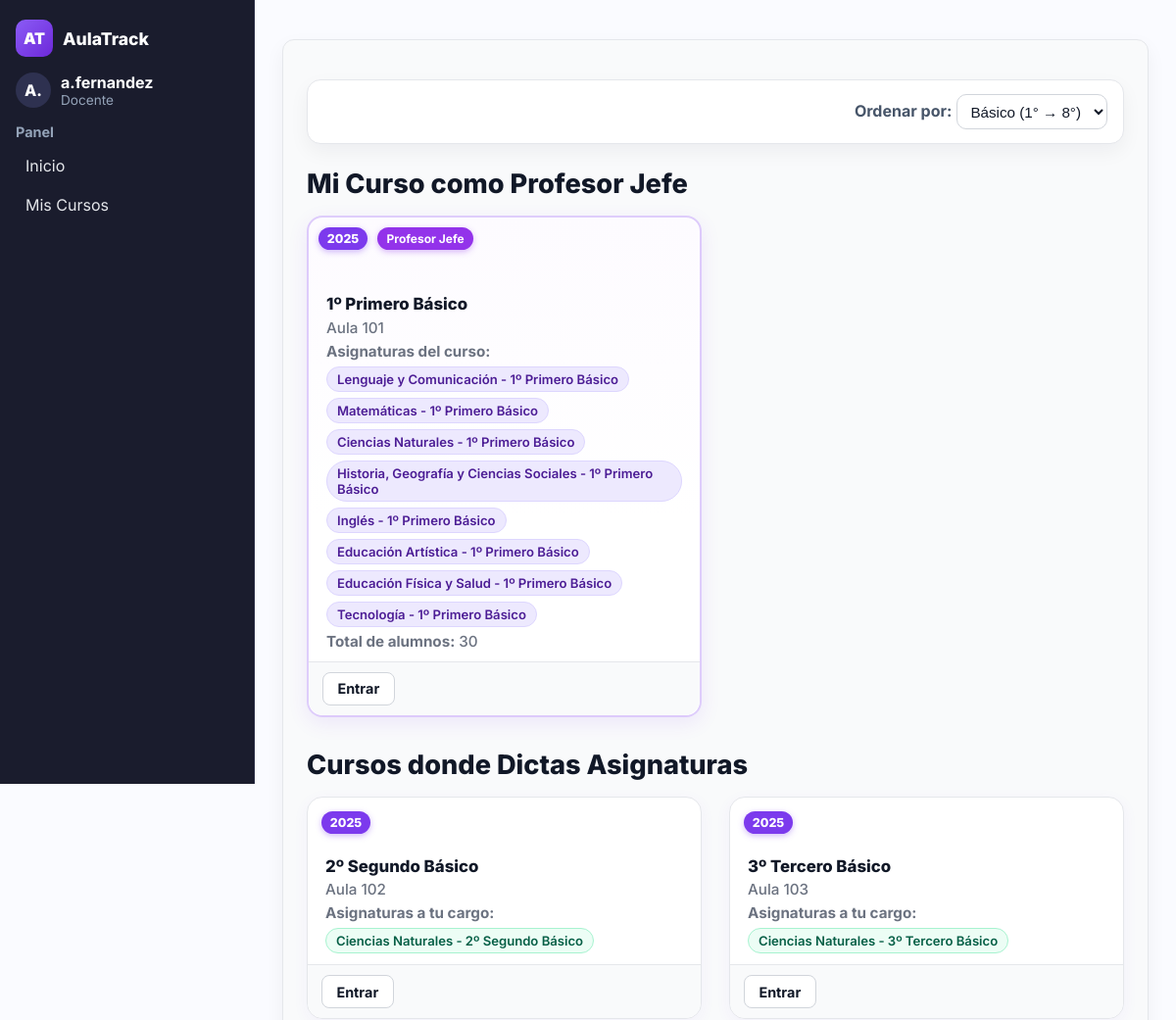
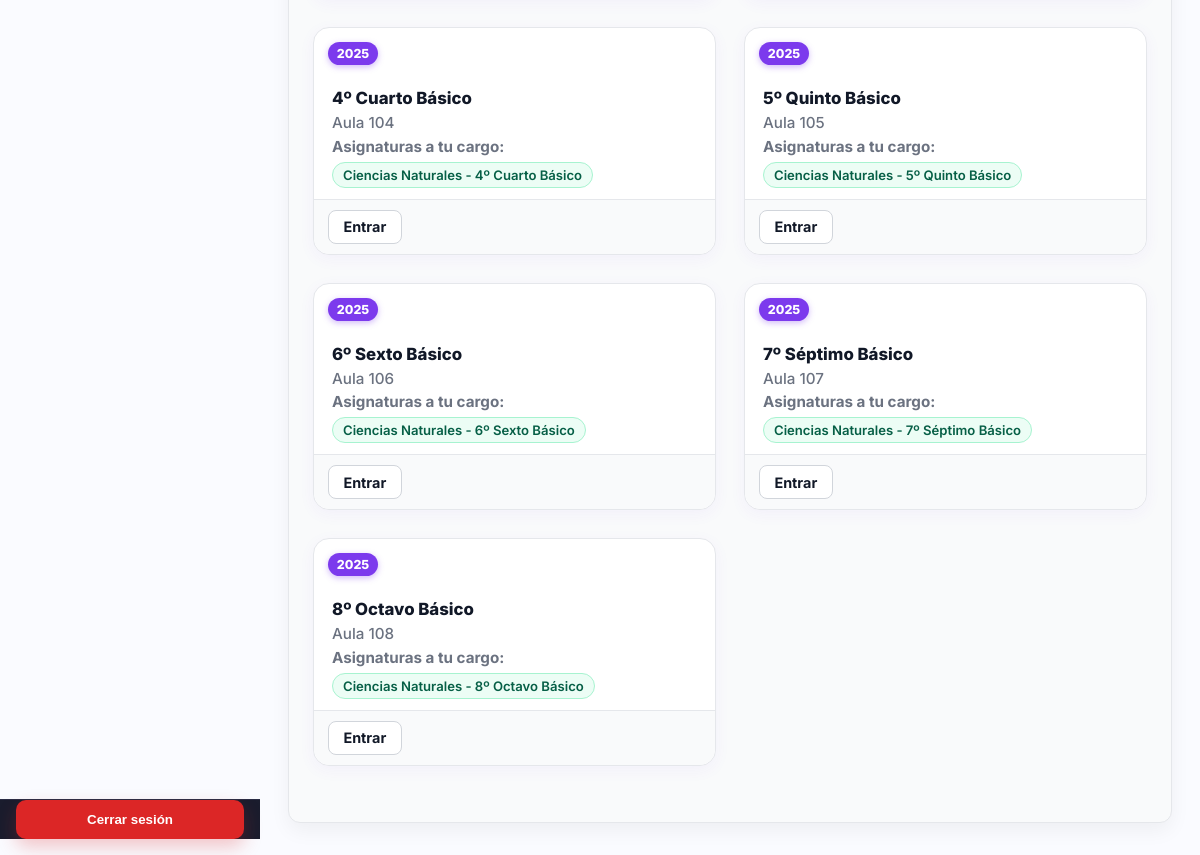
The app's page / (signed in) with its own data (2 pictures, top to bottom).
### usuarios/models.py (models this page shows, shortened)
class Usuario(AbstractUser):
    nombres = models.CharField(max_length=100)
    apellidos = models.CharField(max_length=100)
    rut = models.CharField(max_length=12, unique=True, validators=[rut_validator])
    ROLE_DOCENTE = 'docente'
    ROLE_UTP = 'utp'
    ROLE_INSPECTOR = 'inspector'
    ROLE_CHOICES = [
        (ROLE_DOCENTE, 'Docente'),
        (ROLE_UTP, 'UTP'),
        (ROLE_INSPECTOR, 'Inspector'),
    ]
    role = models.CharField(max_length=20, choices=ROLE_CHOICES)

class Curso(models.Model):
    año = models.CharField(max_length=15)
    nombre = models.CharField(max_length=30)
    sala = models.CharField(max_length=10)
    profesor_jefe = models.ForeignKey(
        Usuario,
        on_delete=models.CASCADE,
        null=True,
        blank=True,
        limit_choices_to={'role': 'docente'},
        related_name='cursos_como_profesor_jefe'
    )
    class Meta:
        constraints = [
            models.UniqueConstraint(
                Lower('año'), Lower('nombre'), Lower('sala'),
                name='uniq_curso_anio_nombre_sala_ci'
            )
        ]

class Asignatura(models.Model):
    nombre = models.CharField(max_length=30)
    descripcion = models.TextField(blank=True)
    profesor = models.ForeignKey(
        Usuario, on_delete=models.CASCADE, null=True, blank=True, limit_choices_to={'role': 'docente'}
    )
    curso = models.ForeignKey(
        'Curso', on_delete=models.CASCADE, related_name='asignaturas', null=True, blank=True
    )

### usuarios/views.py (the view, shortened to what this page needs)
# urls.py: path('', home, name='home'),
@login_required
def home(request):
    user = request.user
    ordenar = request.GET.get("ordenar") or "basico_asc"
    cursos_docente = []
    cursos_todos = []
    curso_profesor_jefe = None
    if user.role == "docente":
        curso_profesor_jefe = (
            Curso.objects
            .filter(profesor_jefe=user)
            .select_related("profesor_jefe")
            .prefetch_related("asignaturas", "asignaturas__profesor")
            .first()
        )
        cursos_docente = (
            Curso.objects
            .filter(asignaturas__profesor=user)
            .exclude(profesor_jefe=user)
            .select_related("profesor_jefe")
            .prefetch_related("asignaturas", "asignaturas__profesor")
            .distinct()
        )
        cursos_docente = list(cursos_docente)
        if ordenar == "basico_asc":
            cursos_docente.sort(key=lambda c: _clave_grado(c.nombre))
        elif ordenar == "basico_desc":
            cursos_docente.sort(key=lambda c: _clave_grado(c.nombre), reverse=True)
        elif ordenar == "nombre_asc":
            cursos_docente.sort(key=lambda c: (c.nombre or "").lower())
    return render(request, "home.html", {
        "curso_profesor_jefe": curso_profesor_jefe,
        "cursos_docente": cursos_docente,
        "cursos_todos": cursos_todos,
    })

### usuarios/views.py (called while the page is built)
def _clave_grado(nombre: str):
    if not nombre:
        return (2, 99, "")
    s = nombre.lower()
    es_basico = ("básico" in s) or ("basico" in s)
    es_medio  = ("medio" in s)
    m = re.search(r"(\d+)", s)
    num = int(m.group(1)) if m else 99
    prioridad = 0 if es_basico else (1 if es_medio else 2)
    return (prioridad, num, s)

### usuarios/templates/home.html (shortened to what this page needs)
{% extends "base.html" %}
{% load static %}
{% block extra_css %}
<link rel="stylesheet" href="{% static 'css/home.css' %}">
{% endblock %}
{% block content %}
<div class="filter-bar">
  <form method="get">
    <label for="ordenar">Ordenar por:</label>
    <select name="ordenar" id="ordenar" onchange="this.form.submit()">
      <option value="basico_asc" {% if request.GET.ordenar == 'basico_asc' or not request.GET.ordenar %}selected{% endif %}>
        Básico (1° → 8°)
      </option>
    </select>
  </form>
</div>
{% if user.role == 'docente' %}
  <div class="sectionTitle">Mi Curso como Profesor Jefe</div>
  {% if curso_profesor_jefe %}
    <div class="courses">
      <article class="courseCard is-mi-curso" tabindex="0">
        <span class="badge">{{ curso_profesor_jefe.año }}</span>
        <span class="badge-mi-curso">Profesor Jefe</span>
        <div class="title">{{ curso_profesor_jefe.nombre }}</div>
        <div class="meta">Aula {{ curso_profesor_jefe.sala }}</div>
        <div class="meta"><strong>Asignaturas del curso:</strong></div>
        <div class="chips-container">
          {% for a in curso_profesor_jefe.asignaturas.all %}
            <span class="chip">{{ a.nombre }}</span>
          {% empty %}
            <span class="muted">Sin asignaturas asignadas</span>
          {% endfor %}
        </div>
        <div class="meta total-alumnos">
          <strong>Total de alumnos:</strong> {{ curso_profesor_jefe.alumno_set.count }}
        </div>
        <div class="actions">
          <a href="{% url 'usuarios:curso' curso_profesor_jefe.id %}" class="btn btn-primary">Entrar</a>
        </div>
      </article>
    </div>
  {% else %}
    <p class="muted">No eres profesor jefe de ningún curso.</p>
  {% endif %}
  <div class="sectionTitle">Cursos donde Dictas Asignaturas</div>
  {% if cursos_docente %}
    <div class="courses">
      {% for c in cursos_docente %}
        {% if c.profesor_jefe_id != user.id %}
          <article class="courseCard" tabindex="0">
            <span class="badge">{{ c.año }}</span>
            <div class="title">{{ c.nombre }}</div>
            <div class="meta">Aula {{ c.sala }}</div>
            <div class="meta"><strong>Asignaturas a tu cargo:</strong></div>
            <div class="chips-container">
              {% for a in c.asignaturas.all %}
                {% if a.profesor_id == user.id %}
                  <span class="chip chip-docente">{{ a.nombre }}</span>
                {% endif %}
              {% empty %}
                <span class="muted">Sin asignaturas</span>
              {% endfor %}
            </div>
            <div class="actions">
              <a href="{% url 'usuarios:curso' c.id %}" class="btn btn-primary">Entrar</a>
            </div>
          </article>
        {% endif %}
      {% endfor %}
    </div>
  {% else %}
    <p class="muted">No dictas asignaturas actualmente.</p>
  {% endif %}
{% endif %}
{% endblock %}

### usuarios/templates/base.html (shortened to what this page needs)
{% load static %}
<!DOCTYPE html>
<html lang="es">
<head>
    <link rel="stylesheet" href="{% static 'css/base.css' %}">
    {% block extra_css %}{% endblock %}
    <link rel="stylesheet" href="{% static 'css/global.css' %}">
</head>
<body>
<main class="app">
    <aside class="sidebar" aria-label="Barra lateral">
        <div class="sidebar-content">
            <div class="brand">
                <div class="logo">AT</div>
                <div class="name">AulaTrack</div>
            </div>
            {% if user.is_authenticated %}
            <div class="profile">
                <div class="avatar">{{ user.username|slice:":2"|upper }}</div>
                <div>
                    <div class="docente">{{ user.username }}</div>
                    <div class="rol">{{ user.role|title|default:"Sin rol" }}</div>
                </div>
            </div>
            <nav class="menu">
                <div class="nav-section">
                    <h4>Panel</h4>
                    <ul>
                        <li><a href="{% url 'usuarios:home_page' %}">Inicio</a></li>
                        {% if user.role == "utp" %}
                            <li><a href="{% url 'usuarios:cursos_lista' %}">Gestión Académica</a></li>
                            <li><a href="{% url 'usuarios:crear_curso' %}">Crear Curso</a></li>
                            <li><a href="{% url 'usuarios:crear_asignatura' %}">Crear Asignatura</a></li>
                            <li><a href="{% url 'usuarios:asignar_profesor_jefe' %}">Profesor Jefe</a></li>
                            <li><a href="{% url 'usuarios:agregar_alumno' %}">Agregar Alumno</a></li>
                            <li><a href="{% url 'usuarios:gestion_usuario' %}">Usuarios</a></li>
                            <li><a href="{% url 'usuarios:historial_admin' %}">Historial</a></li>
                            <li><a href="{% url 'usuarios:asignar_docente_curso' %}">Asignar Docente a Curso</a></li>
                        {% elif user.role == "docente" %}
                            <li><a href="{% url 'usuarios:home_page' %}">Mis Cursos</a></li>
                        {% elif user.role == "alumno" %}
                            <li><a href="{% url 'usuarios:home_page' %}">Mi Inicio</a></li>
                        {% endif %}
                    </ul>
                </div>
            </nav>
            {% endif %}
        </div>
        {% if user.is_authenticated %}
        <div class="logout-fixed">
            <form method="post" action="{% url 'usuarios:logout' %}">
                <button type="submit" class="logout-btn">Cerrar sesión</button>
            </form>
        </div>
        {% endif %}
    </aside>
    <section class="main">
        <div class="content">
            {% block content %}{% endblock %}
        </div>
    </section>
</main>
</body>
</html>

### usuarios/static/css/base.css (style rules this page uses)
:root { --brand-400:#b197fc; --brand-500:#a855f7; --brand-600:#8b5cf6; --brand-700:#7c3aed; --brand-800:#6d28d9; --side-bg:#1a1c2d; --side-border:#2a2d45; --side-hover:#2a2e49; --side-text:#e5e7eb; --side-muted:#94a3b8; --bg:#ffffff; --surface:#f9fafb; --border:#e5e7eb; --text:#0f172a; --danger:#dc2626; --danger-hover:#b91c1c; --radius:12px; --transition:all 0.25s ease; --shadow:0 8px 20px rgba(0,0,0,0.05); }
* { box-sizing:border-box }
html,body { height:100%;margin:0;font-family:"Inter",system-ui,sans-serif;background:var(--bg);color:var(--text); }
.app { display:grid; grid-template-columns:260px 1fr; min-height:100vh; }
.sidebar { background:var(--side-bg); color:var(--side-text); display:flex; flex-direction:column; justify-content:space-between; border-right:1px solid var(--side-border); position:sticky; top:0; height:100vh; }
.sidebar-content { padding:20px 16px 90px; overflow-y:auto; }
.brand { display:flex;align-items:center;gap:10px;margin-bottom:1rem; }
.logo { width:38px;height:38px;display:grid;place-items:center; border-radius:10px; background:linear-gradient(135deg,var(--brand-600),var(--brand-800)); color:#fff;font-weight:900; }
.name { font-weight:800;color:#fff;font-size:1.1rem; }
.profile { display:flex;align-items:center;gap:10px;margin:1rem 0; }
.avatar { width:36px;height:36px;border-radius:999px; background:#2e3150;color:#fff;font-weight:800; display:grid;place-items:center; }
.docente { font-weight:700;color:#fff; }
.rol { font-size:.85rem;color:var(--side-muted); }
.nav-section { margin-top:1rem; }
.nav-section h4 { margin:0 0 .5rem;color:var(--side-muted);font-size:.9rem;font-weight:700; }
.nav-section ul { list-style:none;margin:0;padding:0;display:grid;gap:4px; }
.nav-section a { display:block; padding:8px 10px; border-radius:8px; color:var(--side-text); transition:var(--transition); }
.logout-fixed { position:fixed; bottom:16px; left:0; width:260px; padding:0 16px 0; background:var(--side-bg); border-top:1px solid var(--side-border); }
.logout-btn { width:100%; padding:.75rem 1rem; border:0; border-radius:10px; background:var(--danger); color:#fff; font-weight:700; cursor:pointer; transition:var(--transition); box-shadow:0 8px 18px rgba(220,38,38,0.25); }
.main { background:var(--bg); padding:24px 28px; }
.content { background:var(--surface); border:1px solid var(--border); border-radius:var(--radius); padding:1.5rem; box-shadow:var(--shadow); }
a { color:var(--brand-500); text-decoration:none; transition:var(--transition); }

### usuarios/static/css/global.css (style rules this page uses)
body, html, .main { font-family: "Inter", system-ui, sans-serif; background: #fafbff !important; color: #0f172a; }
.btn, .btn-prim, .btn-secondary { display: inline-flex; align-items: center; justify-content: center; gap: 0.4rem; border-radius: 10px; font-weight: 600; cursor: pointer; text-decoration: none; font-size: 0.95rem; transition: all 0.25s ease; height: 38px; padding: 0 1rem; }
.btn { background: #fff; color: #111827; border: 1px solid #d1d5db; }
h1, h2, h3, h4, h5 { color: #111827; font-weight: 800; }

### records on screen
Usuario: username "A.", username "a.fernandez", role "Docente"
Curso: año "2025", nombre "1º Primero Básico", sala "101", alumno_set.count "30"
Asignatura: nombre "Lenguaje y Comunicación - 1º Primero Básico"
Asignatura: nombre "Matemáticas - 1º Primero Básico"
Asignatura: nombre "Ciencias Naturales - 1º Primero Básico"
Asignatura: nombre "Historia, Geografía y Ciencias Sociales - 1º Primero Básico"
Asignatura: nombre "Inglés - 1º Primero Básico"
Asignatura: nombre "Educación Artística - 1º Primero Básico"
Asignatura: nombre "Educación Física y Salud - 1º Primero Básico"
Asignatura: nombre "Tecnología - 1º Primero Básico"
Curso: año "2025", nombre "2º Segundo Básico", sala "102"
Asignatura: nombre "Ciencias Naturales - 2º Segundo Básico"
Curso: año "2025", nombre "3º Tercero Básico", sala "103"
Asignatura: nombre "Ciencias Naturales - 3º Tercero Básico"
Curso: año "2025", nombre "4º Cuarto Básico", sala "104"
Asignatura: nombre "Ciencias Naturales - 4º Cuarto Básico"
Curso: año "2025", nombre "5º Quinto Básico", sala "105"
Asignatura: nombre "Ciencias Naturales - 5º Quinto Básico"
Curso: año "2025", nombre "6º Sexto Básico", sala "106"
Asignatura: nombre "Ciencias Naturales - 6º Sexto Básico"
Curso: año "2025", nombre "7º Séptimo Básico", sala "107"
Asignatura: nombre "Ciencias Naturales - 7º Séptimo Básico"
Curso: año "2025", nombre "8º Octavo Básico", sala "108"
Asignatura: nombre "Ciencias Naturales - 8º Octavo Básico"
